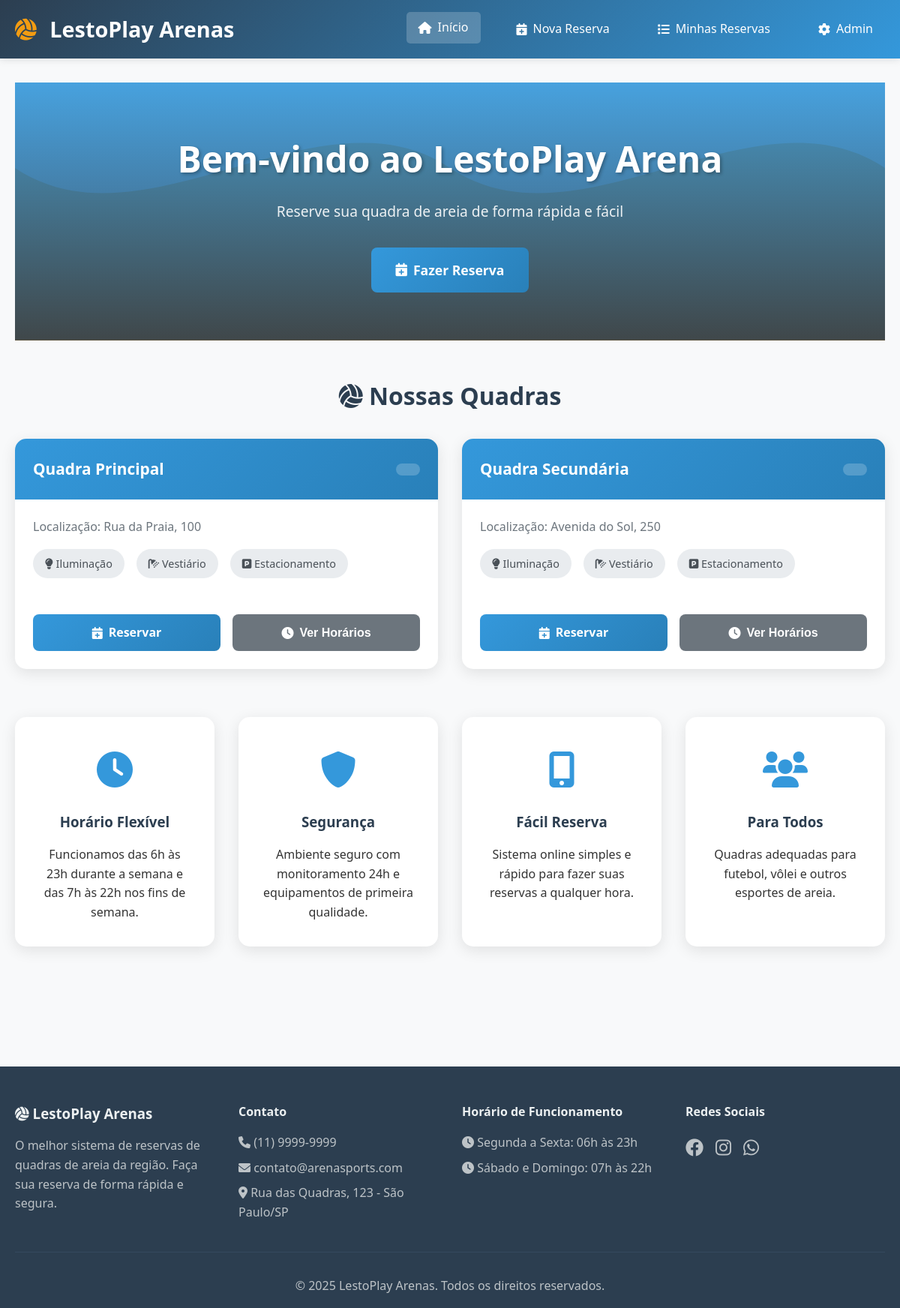
/reservas_quadras/index.php, run on the app's committed database.
### tables this page shows
CREATE TABLE IF NOT EXISTS quadras (
    id INT AUTO_INCREMENT PRIMARY KEY,
    nome VARCHAR(100) NOT NULL,
    localizacao VARCHAR(200) NOT NULL
);

### reservas_quadras/app/controllers/QuadraController.php (called while the page is built)
<?php
require_once ROOT_PATH . '/app/controllers/Controller.php';
require_once ROOT_PATH . '/app/models/Quadra.php';
class QuadraController extends Controller {
    public function index() {
        try {
            $quadraModel = $this->loadModel('Quadra');
            $quadras = $quadraModel->getAll();
            $this->render('quadras/index', ['quadras' => $quadras]);
        } catch (Exception $e) {
            $this->render('error', ['message' => 'Erro ao carregar quadras: ' . $e->getMessage()]);
        }
    }
}

### reservas_quadras/index.php (called while the page is built, shortened)
<?php
require_once ROOT_PATH . '/app/controllers/QuadraController.php';
$db = conectarDB();
$controller = new QuadraController($db);
$controller->index();
?>

### reservas_quadras/app/models/Quadra.php (called while the page is built)
<?php
class Quadra {
    private $db;
    public function __construct($db) {
        $this->db = $db;
    }
    public function getAll() {
        $stmt = $this->db->query("SELECT * FROM quadras ORDER BY nome");
        return $stmt->fetchAll();
    }
}

### reservas_quadras/app/views/quadras/index.php (the view, shortened to what this page needs)
<?php
include_once ROOT_PATH . '/includes/header.php';
?>
<div class="hero-section">
    <div class="hero-content">
        <h1>Bem-vindo ao LestoPlay Arena</h1>
        <p>Reserve sua quadra de areia de forma rápida e fácil</p>
        <a href="reserva.php" class="btn btn-primary btn-large">
            <i class="fas fa-calendar-plus"></i> Fazer Reserva
        </a>
    </div>
</div>
<section class="quadras-section">
    <h2><i class="fas fa-volleyball-ball"></i> Nossas Quadras</h2>
    <?php if (empty($quadras)): ?>
        <div class="empty-state">
            <i class="fas fa-exclamation-triangle"></i>
            <h3>Nenhuma quadra disponível</h3>
            <p>No momento não há quadras disponíveis para reserva.</p>
        </div>
    <?php else: ?>
        <div class="quadras-grid">
            <?php foreach ($quadras as $quadra): ?>
                <div class="quadra-card">
                    <div class="quadra-header">
                        <h3><?php echo htmlspecialchars($quadra['nome']); ?></h3>
                        <span class="preco"></span>
                    </div>
                    <div class="quadra-body">
                        <p class="descricao">
                            Localização: <?php echo htmlspecialchars($quadra['localizacao'] ?: 'Não informada'); ?>
                        </p>
                        <div class="quadra-features">
                            <span class="feature"><i class="fas fa-lightbulb"></i> Iluminação</span>
                            <span class="feature"><i class="fas fa-shower"></i> Vestiário</span>
                            <span class="feature"><i class="fas fa-parking"></i> Estacionamento</span>
                        </div>
                    </div>
                    <div class="quadra-footer">
                        <a href="reserva.php?quadra=<?php echo $quadra['id']; ?>" class="btn btn-primary">
                            <i class="fas fa-calendar-plus"></i> Reservar
                        </a>
                        <button class="btn btn-secondary" onclick="verDisponibilidade(<?php echo $quadra['id']; ?>)">
                            <i class="fas fa-clock"></i> Ver Horários
                        </button>
                    </div>
                </div>
            <?php endforeach; ?>
        </div>
    <?php endif; ?>
</section>
<section class="info-section">
    <div class="info-grid">
        <div class="info-card">
            <div class="info-icon">
                <i class="fas fa-clock"></i>
            </div>
            <h3>Horário Flexível</h3>
            <p>Funcionamos das 6h às 23h durante a semana e das 7h às 22h nos fins de semana.</p>
        </div>
        <div class="info-card">
            <div class="info-icon">
                <i class="fas fa-shield-alt"></i>
            </div>
            <h3>Segurança</h3>
            <p>Ambiente seguro com monitoramento 24h e equipamentos de primeira qualidade.</p>
        </div>
        <div class="info-card">
            <div class="info-icon">
                <i class="fas fa-mobile-alt"></i>
            </div>
            <h3>Fácil Reserva</h3>
            <p>Sistema online simples e rápido para fazer suas reservas a qualquer hora.</p>
        </div>
        <div class="info-card">
            <div class="info-icon">
                <i class="fas fa-users"></i>
            </div>
            <h3>Para Todos</h3>
            <p>Quadras adequadas para futebol, vôlei e outros esportes de areia.</p>
        </div>
    </div>
</section>
<?php include_once ROOT_PATH . '/includes/footer.php'; ?>

### reservas_quadras/style.css (style rules this page uses)
* { margin: 0; padding: 0; box-sizing: border-box; }
body { font-family: 'Segoe UI', Tahoma, Geneva, Verdana, sans-serif; line-height: 1.6; color: #333; background-color: #f8f9fa; }
.hero-section { background-size: cover; background-position: center; color: white; text-align: center; padding: 4rem 0; margin-bottom: 3rem; }
.hero-content h1 { font-size: 3rem; margin-bottom: 1rem; text-shadow: 2px 2px 4px rgba(0,0,0,0.3); }
.hero-content p { font-size: 1.2rem; margin-bottom: 2rem; opacity: 0.9; }
.btn { display: inline-flex; align-items: center; gap: 0.5rem; padding: 0.75rem 1.5rem; border: none; border-radius: 8px; text-decoration: none; font-weight: 600; cursor: pointer; transition: all 0.3s ease; font-size: 1rem; }
.btn-primary { background: linear-gradient(135deg, #3498db, #2980b9); color: white; }
.btn-secondary { background: #6c757d; color: white; }
.btn-large { padding: 1rem 2rem; font-size: 1.1rem; }
.quadras-section h2 { text-align: center; font-size: 2rem; color: #2c3e50; margin-bottom: 2rem; }
.quadras-grid { display: grid; grid-template-columns: repeat(auto-fit, minmax(350px, 1fr)); gap: 2rem; margin-bottom: 3rem; }
.quadra-card { background: white; border-radius: 15px; box-shadow: 0 5px 20px rgba(0,0,0,0.1); overflow: hidden; transition: all 0.3s ease; }
.quadra-header { background: linear-gradient(135deg, #3498db, #2980b9); color: white; padding: 1.5rem; display: flex; justify-content: space-between; align-items: center; }
.quadra-header h3 { font-size: 1.3rem; }
.preco { font-size: 1.2rem; font-weight: bold; background: rgba(255,255,255,0.2); padding: 0.5rem 1rem; border-radius: 20px; }
.quadra-body { padding: 1.5rem; }
.descricao { color: #6c757d; margin-bottom: 1rem; }
.quadra-features { display: flex; gap: 1rem; margin-bottom: 1.5rem; flex-wrap: wrap; }
.feature { background: #e9ecef; padding: 0.5rem 1rem; border-radius: 20px; font-size: 0.9rem; color: #495057; }
.quadra-footer { padding: 0 1.5rem 1.5rem; display: flex; gap: 1rem; }
.quadra-footer .btn { flex: 1; justify-content: center; }
.info-section { margin: 4rem 0; }
.info-grid { display: grid; grid-template-columns: repeat(auto-fit, minmax(250px, 1fr)); gap: 2rem; }
.info-card { background: white; padding: 2rem; border-radius: 15px; text-align: center; box-shadow: 0 5px 20px rgba(0,0,0,0.1); transition: all 0.3s ease; }
.info-icon { font-size: 3rem; color: #3498db; margin-bottom: 1rem; }
.info-card h3 { color: #2c3e50; margin-bottom: 1rem; }
.quadra-card, .info-card, .reserva-card { animation: fadeIn 0.6s ease-out; }

### data on the page
quadras: nome "Quadra Principal", localizacao "Rua da Praia, 100"
quadras: nome "Quadra Secundária", localizacao "Avenida do Sol, 250"
